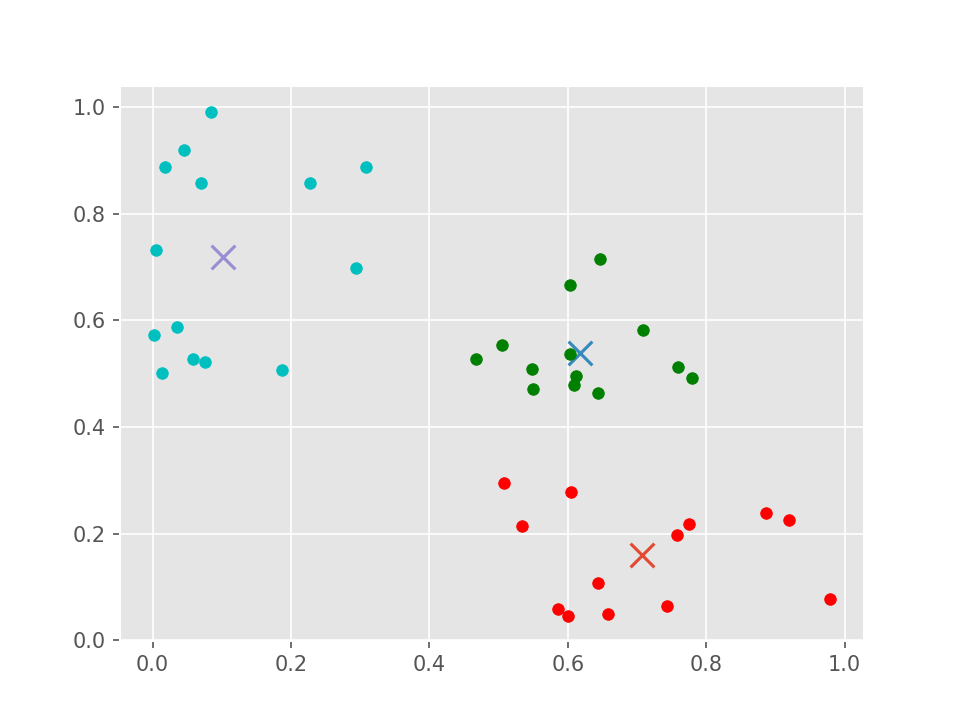

Python code for this plot:
import numpy as np
from network import NetworkShare, NetworkNode, reconstruct, merge
import matplotlib.pyplot as plt
from matplotlib import style

style.use('ggplot')


def euclidean_distance(X, Y):
    dist = 0
    for i in range(len(X)):
        dist += (X[i] - Y[i]) ** 2
    return np.sqrt(dist)


def secure_euclidean_distance(point, index):
    n = 2
    t = 2
    k = 3

    # Alice will use tcp-cient.py (client.py)
    alice = NetworkShare(name="Alice", node_id=1, k=k)
    alice.create_shares(data=point)

    # Bob will use tcp-server.py (server.py)
    bob = NetworkNode(name="Bob", k=3, node_id=2)
    bob.create_shares(index=index)

    # Assisting in secure computation
    server = NetworkNode(name="Server", port=9997, k=3, node_id=3, is_server=True)
    # Server will use tcp-server.py (server.py)
    #
    # alice
    alice_received_from_bob = bob.get_shares_for(node_id=1, share_type="f").get('data')
    alice.merge_shares(shares=alice_received_from_bob, by=merge)

    # bob
    bob_received_from_alice = alice.get_shares_for(node_id=2, share_type="f")
    bob_d = float(bob.merge_shares(node_id=1, shares=bob_received_from_alice, share_type="f").get('data'))
    #
    # # server
    server_received_from_alice = alice.get_shares_for(node_id=3, share_type="f")
    server_d = float(server.merge_with_shares_from(node=bob, shares=server_received_from_alice).get('data'))

    #
    # #
    # # alice reconstruction
    alice_d = alice.get_shares("d")
    d = np.array([alice_d, bob_d, server_d])
    #
    # output
    dist = reconstruct(d)
    return np.sqrt(dist)


class KMeans:
    def __init__(self, k=3, secure=False, epsilon=1e-3, max_iter=500):
        self.k = k  # num  er of clusters
        self.epsilon = epsilon  # tol  rance
        self.classes = {}
        self.max_iter = max_iter  # max  iterations
        self.centroids = {}
        self.secure = secure

    def fit(self, data):
        # initialize centroids
        for i in range(self.k):
            self.centroids[i] = data[i]

        # iterative clustering
        for i in range(self.max_iter):
            self.classes = {}
            for i in range(self.k):
                self.classes[i] = []
            # find nearest centroid
            for features in data:

                # calculate the distance between data points and a center
                if self.secure is True:
                    distances = [secure_euclidean_distance(features, index) for index in range(self.k)]
                else:
                    distances = [euclidean_distance(features, self.centroids[c]) for c in range(len(self.centroids))]

                # assign each data points to the closest center
                classification = np.argmin(distances)
                self.classes[classification].append(features)

            previous = dict(self.centroids)

            # classify data points into k classes or clusters
            for classification in self.classes:
                self.centroids[classification] = np.average(self.classes[classification], axis=0)

            is_optimal = True

            for centroid in self.centroids:
                original_centroid = previous[centroid]
                current_centroid = self.centroids[centroid]

                if np.sum((current_centroid - original_centroid) / original_centroid * 100.0) > self.epsilon:
                    is_optimal = False

            if is_optimal:
                break

    def pred(self, data):
        # nearest centroid
        distances = [euclidean_distance(data, self.centroids[c]) for c in self.centroids]
        classification = np.argmin(distances)
        return classification

    def pred(self, data, centroids):
        distances = [euclidean_distance(data, centroids[c]) for c in centroids]
        classification = np.argmin(distances)
        return classification

    def secure_pred(self, data):
        # secure nearest centroids
        distances = [secure_euclidean_distance(data, index) for index in range(self.k)]
        classification = np.argmin(distances)
        return classification


colors = 10 * ["r", "g", "c", "b", "k"]


def plot_kmeans(data, centroids, plotname):
    km = KMeans(k=3)
    for centroid in centroids:
        plt.scatter(centroids[centroid][0], centroids[centroid][1], s=130, marker="x")

    for point in data:
        classification = km.pred(data=point, centroids=centroids)

        color = colors[classification]
        plt.scatter(point[0], point[1], color=color, s=30)

    print(f"Kmeans figure saved at /images/{plotname}.png")
    plt.savefig(f"images/{plotname}.png", dpi=150)


def compute_kmeans(data, plot=False, plotname="kmeans"):
    km = KMeans(k=3)
    km.fit(data)

    if plot is True:
        for centroid in km.centroids:
            plt.scatter(km.centroids[centroid][0], km.centroids[centroid][1], s=130, marker="x")

        for classification in km.classes:
            color = colors[classification]
            for features in km.classes[classification]:
                plt.scatter(features[0], features[1], color=color, s=30)

        plt.savefig(f"images/{plotname}.png", dpi=150)

    return km.centroids


def chunks(data, chunk_size):
    '''
    Yield successive chunk size chunks from data"
    '''
    for k in range(0, len(data), chunk_size):
        yield k, data[k:k + chunk_size]


splits = {
    "100%": 1,  # 1 -> 100%, 2 -> 0%
    "50%": 2,  # 1 -> 50%, 2 -> 50%
    "25%": 4  # 1 -> 25%, 2 -> 75%
}


def split_data(raw_data, split_size="50%"):
    '''
    Split data
    '''
    d = splits.get(split_size)
    assert d is not None
    X, Y = np.array([]), np.array([])
    for (k, chunk) in chunks(raw_data, 50):
        data = chunk.copy()
        np.random.shuffle(data)
        size = len(data) // d
        X = np.vstack((X, data[:size])) if len(X) > 0 else data[:size]
        Y = np.vstack((Y, data[size:])) if len(Y) > 0 else data[size:]
    return X, Y
